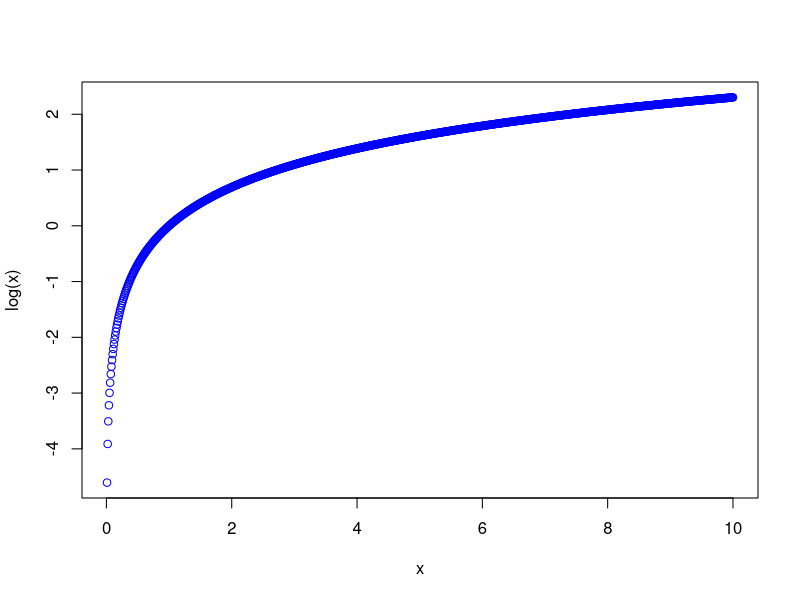
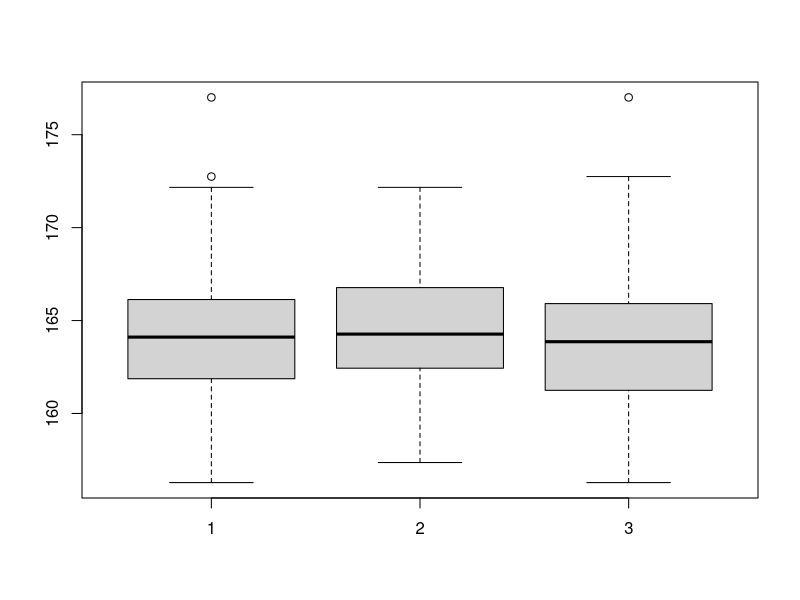

Here is the R script that generated these plots, in order:
## ---- chunk 1
knitr::opts_chunk$set(echo = TRUE)
## ---- chunk 2
x <- seq(from=0,to=10,by=1)
x
mean(x)
sd(x)
var(x)
## ---- chunk 3
x <- seq(from=0.01,to=10,by=0.01)
length(x)
plot(x,log(x),col='blue')
## ---- chunk 4
x <- c(1,2,3)
x
class(x)
## ---- chunk 5
y <- c(sqrt(2),sqrt(3),sqrt(5))
y
class(y)
## ---- chunk 6
z <- c("pepito","juanito","jorgito")
z
class(z)
mean(z)
## ---- chunk 7
taille <- c(1.88,1.78,1.67,1.55)
taille
sexe <- c('f','h','f','f')
sexe
class(taille)
class(sexe)
bd <- data.frame(taille,sexe)
bd
## ---- chunk 8
x <- rep('pepito',5)
x
y <- c(rep('f',5),rep('h',3))
y
## ---- chunk 9
x <- seq(from=-10,to=10,by=2.5)
x
x <- seq(from=-10,to=10,by=5)
x
x <- seq(from=-100,to=100,by=4)
x
## ---- chunk 10
x[20]
x[20:30]
20:30
## ---- chunk 11
pi
exp(1)
## ---- chunk 12
LETTERS
## ---- chunk 13
letters
## ---- chunk 14
month.abb
## ---- chunk 15
month.name
## ---- chunk 16
taille <- c(1.88,NA,1.65,1.92,NA,1.55)
taille
mean(taille,na='TRUE')
sd(taille,na='TRUE')
summary(taille)
is.na(taille)
## ---- chunk 17
sexe <- c(rep('f',25),rep('h',50))
taille <- rnorm(75,165,4)
bd <- data.frame(sexe,taille)
taille.f <- taille[sexe=="f"]
taille.f
taille.h <- taille[sexe=="h"]
taille.h
mean(taille)
mean(taille.f)
mean(taille.h)
conditionelle <- sexe[taille < 164]
conditionelle
(table(conditionelle)/length(taille))*100
boxplot(taille,taille.h,taille.f)
